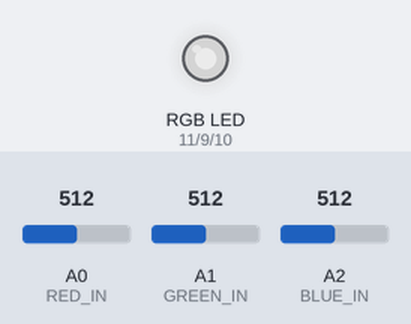
A sketch run on a simulated Arduino Uno, built with avr-gcc and run on an emulated ATmega328P. Shown: an RGB LED mixed from three pins (HIGH = lit). Inputs (shaded band) come from the test bench; at power-on: A0 (RED_IN) = 512, A1 (GREEN_IN) = 512, A2 (BLUE_IN) = 512. Dim RGB values are drawn brighter than linear.

Above: at 1.2 s.
1.3 s: A0 (RED_IN) set to 716
At 2.0 s:
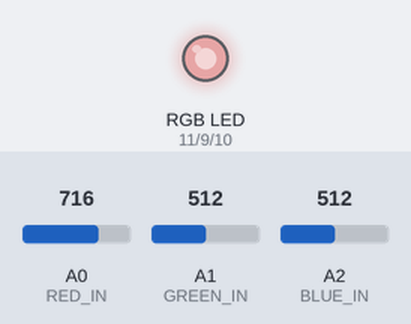
2.8 s: A1 (GREEN_IN) set to 716
At 4.0 s:
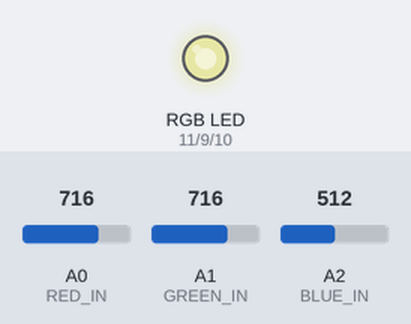
4.3 s: A2 (BLUE_IN) set to 716
At 5.2 s:
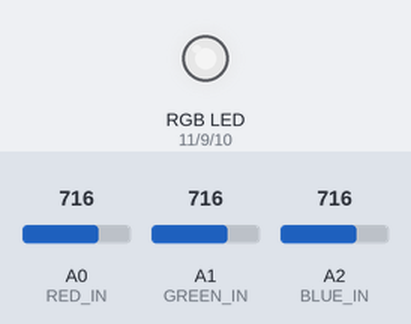
5.8 s: A0 (RED_IN) set to 900
At 6.8 s:
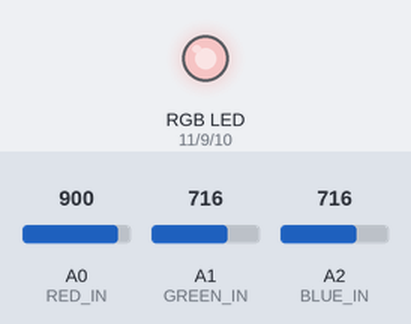
7.3 s: A1 (GREEN_IN) set to 900
At 8.5 s:
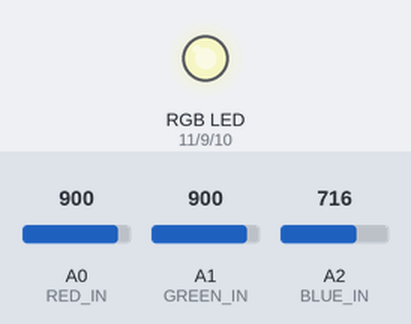
8.8 s: A2 (BLUE_IN) set to 900
At 9.6 s:
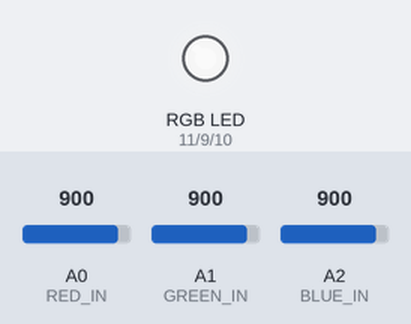
Timing chart, 0 to 11.3 s (numbered marks = the images above; inputs shaded):
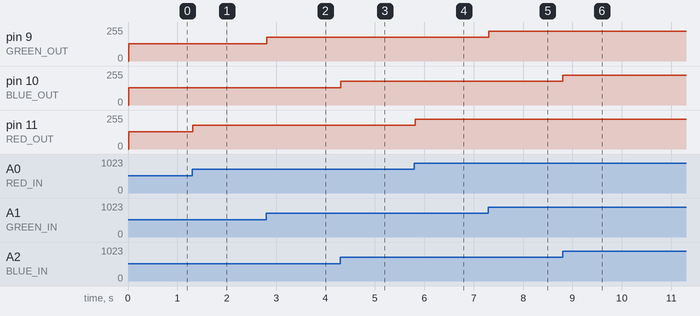

The sketch:

sketch.ino
```cpp
#define GREEN_OUT 9
#define RED_OUT 11
#define BLUE_OUT 10

#define RED_IN A0
#define GREEN_IN A1
#define BLUE_IN A2

int redValue = 0;
int greenValue = 0;
int blueValue = 0;

int redSensorValue = 0;
int greenSensorValue = 0;
int blueSensorValue = 0;

void setup() {
  pinMode(GREEN_OUT, OUTPUT);
  pinMode(RED_OUT, OUTPUT);
  pinMode(BLUE_OUT, OUTPUT);
}

void loop() {
  redSensorValue = analogRead(RED_IN);
  delay(5);
  greenSensorValue = analogRead(GREEN_IN);
  delay(5);
  blueSensorValue = analogRead(BLUE_IN);

  redValue = redSensorValue / 4;
  greenValue = greenSensorValue / 4;
  blueValue = blueSensorValue / 4;

  analogWrite(RED_OUT, redValue);
  analogWrite(GREEN_OUT, greenValue);
  analogWrite(BLUE_OUT, blueValue);
}
```

Measured:
- after the input at 1.3 s, pin 11 (RED_OUT): 128/255 → 179/255 at once
- after the input at 2.8 s, pin 9 (GREEN_OUT): 128/255 → 179/255 at once
- after the input at 4.3 s, pin 10 (BLUE_OUT): 128/255 → 179/255 at once
- after the input at 5.8 s, pin 11 (RED_OUT): 179/255 → 225/255 at once
- after the input at 7.3 s, pin 9 (GREEN_OUT): 179/255 → 225/255 at once
- after the input at 8.8 s, pin 10 (BLUE_OUT): 179/255 → 225/255 at once
